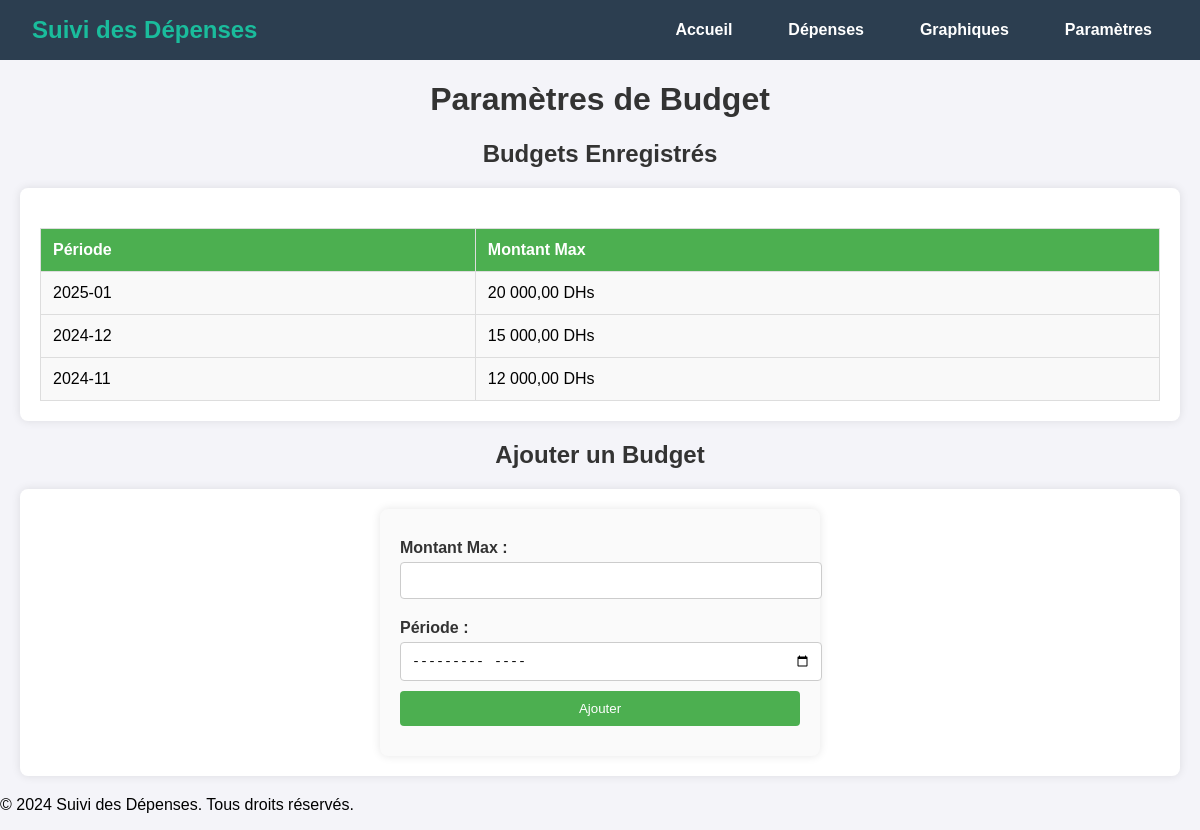
Screenshot of /parametres.php with the database file from the repository.
### tables this page shows
CREATE TABLE `budgets` (
  `id_budget` int(11) NOT NULL,
  `montant_max` decimal(10,2) NOT NULL,
  `periode` varchar(7) NOT NULL
);

### parametres.php (the view, shortened to what this page needs)
<?php
include 'header.php';
include 'includes/config.php';
$budgets = $pdo->query("SELECT montant_max, periode FROM Budgets ORDER BY periode DESC")->fetchAll();
?>
<!DOCTYPE html>
<html lang="fr">
<head>
    <link rel="stylesheet" href="Style/parametres.css">
</head>
<body>
<h1>Paramètres de Budget</h1>
<h2>Budgets Enregistrés</h2>
<section>
<?php if (count($budgets) > 0): ?>
    <table>
        <thead>
            <tr>
                <th>Période</th>
                <th>Montant Max</th>
            </tr>
        </thead>
        <tbody>
            <?php foreach ($budgets as $budget): ?>
                <tr>
                    <td><?= htmlspecialchars($budget['periode']); ?></td>
                    <td><?= number_format($budget['montant_max'], 2, ',', ' ') . ' DHs'; ?></td>
                </tr>
            <?php endforeach; ?>
        </tbody>
    </table>
<?php else: ?>
    <p>Aucun budget enregistré pour le moment.</p>
<?php endif; ?>
</section>
<h2>Ajouter un Budget</h2>
<section>
<form method="post">
    <label>Montant Max :</label>
    <input type="number" step="0.01" name="montant_max" required>
    <label>Période :</label>
    <input type="month" name="periode" required>
    <button type="submit">Ajouter</button>
</form>
</section>
</body>
</html>
<?php
include 'footer.php';
?>

### Style/header.css (style rules this page uses)
body { font-family: Arial, sans-serif; margin: 0; padding: 0; box-sizing: border-box; }

### Style/parametres.css (style rules this page uses)
body { font-family: Arial, sans-serif; background-color: #f4f4f9; margin: 0; padding: 0; }
h1, h2 { text-align: center; color: #333; }
section { margin: 20px; padding: 20px; background-color: #ffffff; border-radius: 8px; box-shadow: 0 0 10px rgba(0, 0, 0, 0.1); }
table { width: 100%; border-collapse: collapse; margin-top: 20px; }
table th, table td { padding: 12px; text-align: left; border: 1px solid #ddd; }
table th { background-color: #4CAF50; color: white; }
table td { background-color: #f9f9f9; }
form { display: flex; flex-direction: column; max-width: 400px; margin: 0 auto; padding: 20px; background-color: #fafafa; border-radius: 8px; box-shadow: 0 0 10px rgba(0, 0, 0, 0.1); }
form label { margin: 10px 0 5px; font-weight: bold; color: #333; }
form input, form select, form button { padding: 10px; margin-bottom: 10px; border: 1px solid #ccc; border-radius: 4px; }
form input[type="number"], form input[type="month"], form select { width: 100%; }
form button { background-color: #4CAF50; color: white; border: none; cursor: pointer; }

### rows the page displays
budgets: periode "2025-01", montant_max "20 000,00"
budgets: periode "2024-12", montant_max "15 000,00"
budgets: periode "2024-11", montant_max "12 000,00"
